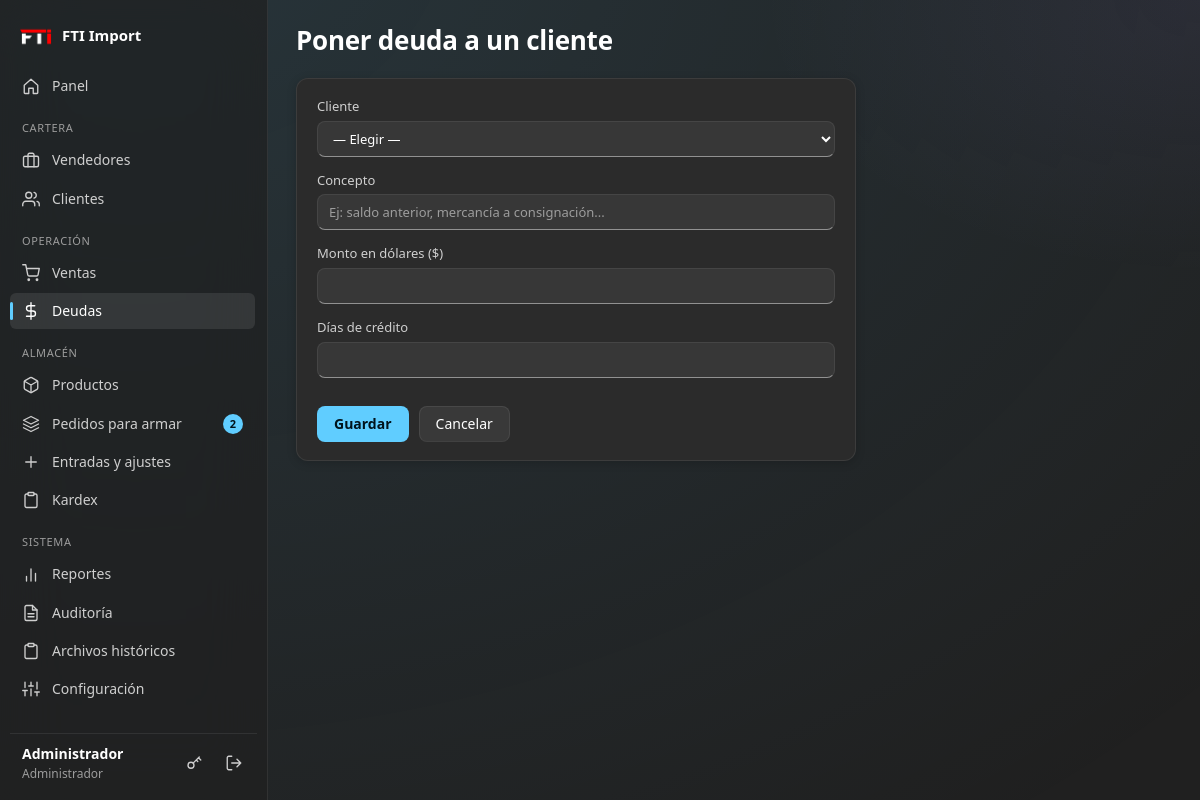
Screenshot of /deudas/nueva (signed in) with the database file from the repository.
### tables this page shows
CREATE TABLE configuracion (
    clave TEXT PRIMARY KEY,
    valor TEXT
);

CREATE TABLE usuarios (
    id         INTEGER PRIMARY KEY AUTOINCREMENT,
    usuario    TEXT NOT NULL UNIQUE,
    nombre     TEXT NOT NULL,
    clave_hash TEXT NOT NULL,
    rol        TEXT NOT NULL CHECK (rol IN ('admin', 'vendedor')),
    telefono   TEXT DEFAULT '',
    email      TEXT DEFAULT '',
    activo     INTEGER NOT NULL DEFAULT 1,
    creado     TEXT NOT NULL,
    -- Tipo de vendedor: 'especial' elige detal/mayor y USD/Bs; 'normal' solo vende al mayor en USD.
    tipo_vendedor TEXT NOT NULL DEFAULT 'normal' CHECK (tipo_vendedor IN ('especial', 'normal'))
);

### routes/deudas.py (the view, shortened to what this page needs)
@bp.route("/deudas/nueva", methods=["GET", "POST"])
@roles_required("admin")
def nueva():
    clientes = query("""SELECT c.id, c.nombre, c.dias_credito, u.nombre AS vendedor FROM clientes c
                          JOIN usuarios u ON u.id = c.vendedor_id WHERE c.activo = 1 ORDER BY c.nombre""")
    return render_template("deudas/form.html", d=request.form, clientes=clientes, nueva=True,
                           cliente_sel=to_int(request.args.get("cliente")))

### db.py (called while the page is built)
def query(sql, args=(), one=False):
    rows = get_db().execute(sql, args).fetchall()
    if one:
        return rows[0] if rows else None
    return rows

### services.py (called while the page is built)
def get_config(clave, defecto=""):
    fila = query("SELECT valor FROM configuracion WHERE clave = ?", (clave,), one=True)
    return fila["valor"] if fila and fila["valor"] is not None else defecto

def stock_alerta_defecto():
    return max(to_float(get_config("stock_alerta_defecto", "10"), 10.0), 0.0)

def productos_en_alerta(limite=None):
    sql = ("SELECT id, codigo, nombre, stock, unidad, " + SQL_MINIMO_EFECTIVO + " AS minimo "
           "FROM productos WHERE activo = 1 AND stock <= " + SQL_MINIMO_EFECTIVO + " ORDER BY stock ASC")
    d = stock_alerta_defecto()
    args = [d, d]
    if limite:
        sql += " LIMIT ?"
        args.append(limite)
    return query(sql, args)

def armado_desde_venta():
    return to_int(get_config("armado_desde_venta", "0"))

def contar_por_armar(usuario):
    desde = armado_desde_venta()
    if usuario["rol"] == "admin":
        pend = query("SELECT COUNT(*) AS n FROM armados a JOIN ventas v ON v.id=a.venta_id "
                     "WHERE a.estado='pendiente' AND v.estado='aprobada'", one=True)["n"]
        sin = query("SELECT COUNT(*) AS n FROM ventas v WHERE v.estado='aprobada' AND v.id > ? "
                    "AND NOT EXISTS (SELECT 1 FROM armados a WHERE a.venta_id=v.id)", (desde,), one=True)["n"]
        return pend + sin
    return query("SELECT COUNT(*) AS n FROM armados a JOIN ventas v ON v.id=a.venta_id "
                 "WHERE a.estado='pendiente' AND v.estado='aprobada' AND (a.asignado_a = ? OR a.asignado_a IS NULL)",
                 (usuario["id"],), one=True)["n"]

### utils.py (called while the page is built)
def _zona():
    return timezone(timedelta(hours=current_app.config.get("UTC_OFFSET_HORAS", -4)))

def hoy():
    return datetime.now(_zona()).strftime("%Y-%m-%d")

def to_float(valor, defecto=0.0):
    if valor is None:
        return defecto
    s = str(valor).strip().replace(" ", "")
    if not s:
        return defecto
    if "," in s and "." in s:
        s = s.replace(".", "").replace(",", ".")   # 1.234,50 -> 1234.50
    elif "," in s:
        s = s.replace(",", ".")
    try:
        return float(s)
    except ValueError:
        return defecto

def to_int(valor, defecto=0):
    try:
        return int(float(str(valor).strip()))
    except (ValueError, TypeError):
        return defecto

def csrf_field():
    return Markup(f'<input type="hidden" name="csrf_token" value="{csrf_token()}">')

### templates/deudas/form.html (shortened to what this page needs)
{% extends 'base.html' %}
{% block titulo %}{{ 'Poner deuda a un cliente' if nueva else 'Editar deuda #' ~ d.id }}{% endblock %}
{% block contenido %}
<form method="post" class="card form narrow">
  {% if nueva %}
  <label>Cliente
    <select name="cliente_id" required>
      <option value="">— Elegir —</option>
    </select></label>
  {% else %}<p>Cliente: <b>{{ d.cliente_nombre }}</b> · Abonado hasta ahora: $ {{ d.abonado_usd|num }}</p>{% endif %}
  <label>Concepto<input name="concepto" value="{{ d.concepto or '' }}" placeholder="Ej: saldo anterior, mercancía a consignación..."></label>
  <label>Monto en dólares ($)<input type="number" data-decimal-input step="0.01" min="0.01" name="monto_usd" value="{{ d.monto_usd or '' }}" required></label>
  <label>Días de crédito<input type="number" min="0" name="dias_credito" value="{{ d.dias_credito if d.dias_credito is not none else '' }}" required></label>
  <div class="actions"><button class="btn primary">Guardar</button><a class="btn" href="{{ url_for('deudas.lista') }}">Cancelar</a></div>
</form>
{% endblock %}

### templates/base.html (shortened to what this page needs)
{% from '_macros.html' import ico, flashes %}
<!doctype html>
<html lang="es">
<head>
  <link rel="stylesheet" href="{{ url_for('static', filename='css/style.css') }}">
</head>
<body>
{% if g.user %}
  {% set ep = request.endpoint or '' %}
  <div class="shell">
    <aside class="sidebar">
<div class="brand">
    <span class="brand-logo">
        <img src="{{ url_for('static', filename='logo.png') }}"
             alt="Logo de la empresa"
             class="logo-empresa">
    </span>
    <span class="brand-name">{{ empresa }}</span>
</div>      <nav class="nav">
        <a href="{{ url_for('panel.inicio') }}" class="{{ 'on' if ep == 'panel.inicio' }}">{{ ico('home') }}<span>Panel</span></a>
        {% if g.user.rol == 'admin' %}
          <div class="nav-group">Cartera</div>
          <a href="{{ url_for('admin.vendedores') }}" class="{{ 'on' if ep.startswith('admin.vendedor') }}">{{ ico('brief') }}<span>Vendedores</span></a>
          <a href="{{ url_for('clientes.lista') }}" class="{{ 'on' if ep.startswith('clientes.') }}">{{ ico('users') }}<span>Clientes</span></a>
          <div class="nav-group">Operación</div>
          <a href="{{ url_for('ventas.lista') }}" class="{{ 'on' if ep.startswith('ventas.') }}">{{ ico('cart') }}<span>Ventas</span>{% if n_pendientes %}<b class="pill">{{ n_pendientes }}</b>{% endif %}</a>
          <a href="{{ url_for('deudas.lista') }}" class="{{ 'on' if ep.startswith('deudas.') }}">{{ ico('dollar') }}<span>Deudas</span></a>
          <div class="nav-group">Almacén</div>
          <a href="{{ url_for('catalogo.productos') }}" class="{{ 'on' if ep in ('catalogo.productos','catalogo.producto_nuevo','catalogo.producto_editar','catalogo.categorias') }}">{{ ico('box') }}<span>Productos</span></a>
          <a href="{{ url_for('armados.lista') }}" class="{{ 'on' if ep.startswith('armados.') }}">{{ ico('layers') }}<span>Pedidos para armar</span>{% if n_por_armar %}<b class="pill" title="Pedidos pendientes o sin asignar">{{ n_por_armar }}</b>{% endif %}</a>
          <a href="{{ url_for('catalogo.movimiento') }}" class="{{ 'on' if ep == 'catalogo.movimiento' }}">{{ ico('plus') }}<span>Entradas y ajustes</span></a>
          <a href="{{ url_for('catalogo.kardex') }}" class="{{ 'on' if ep == 'catalogo.kardex' }}">{{ ico('clip') }}<span>Kardex</span></a>
          <div class="nav-group">Sistema</div>
          <a href="{{ url_for('admin.reportes') }}" class="{{ 'on' if ep == 'admin.reportes' }}">{{ ico('chart') }}<span>Reportes</span></a>
          <a href="{{ url_for('admin.auditoria') }}" class="{{ 'on' if ep == 'admin.auditoria' }}">{{ ico('file') }}<span>Auditoría</span></a>
          <a href="{{ url_for('admin.historiales') }}" class="{{ 'on' if ep.startswith('admin.historial') }}">{{ ico('clip') }}<span>Archivos históricos</span></a>
          <a href="{{ url_for('admin.configuracion') }}" class="{{ 'on' if ep == 'admin.configuracion' }}">{{ ico('sliders') }}<span>Configuración</span></a>
        {% endif %}
      </nav>
      <div class="user-box">
        <div class="user-info"><b>{{ g.user.nombre }}</b><small>{{ 'Administrador' if g.user.rol == 'admin' else ('Vendedor especial' if g.user.tipo_vendedor == 'especial' else 'Vendedor') }}</small></div>
        <a class="icon-btn" href="{{ url_for('auth.cuenta') }}" title="Cambiar clave">{{ ico('key') }}</a>
        <form method="post" action="{{ url_for('auth.logout') }}">{{ csrf_field() }}<button class="icon-btn" title="Cerrar sesión">{{ ico('logout') }}</button></form>
      </div>
    </aside>
    <main class="content">
      <header class="topbar">
        <h1>{% block titulo %}{% endblock %}</h1>
      </header>
      {% block contenido %}{% endblock %}
    </main>
  </div>
{% else %}
  <main class="auth">{{ flashes() }}{{ self.contenido() }}</main>
{% endif %}
</body>
</html>

### templates/base.html (style rules this page uses)
.brand-logo { background: transparent !important; border: none !important; box-shadow: none !important; }
.logo-empresa { width: 100%; height: 100%; object-fit: contain; display: block; }

### rows the page displays
configuracion: valor "FTI Import"
usuarios: user.nombre "Administrador", rol "Administrador"

### other values shown
{{ n_por_armar }} "2"
{{ 'Poner deuda a un cliente' if nueva else 'Editar deuda #' ~ d.id }} "Poner deuda a un cliente"
